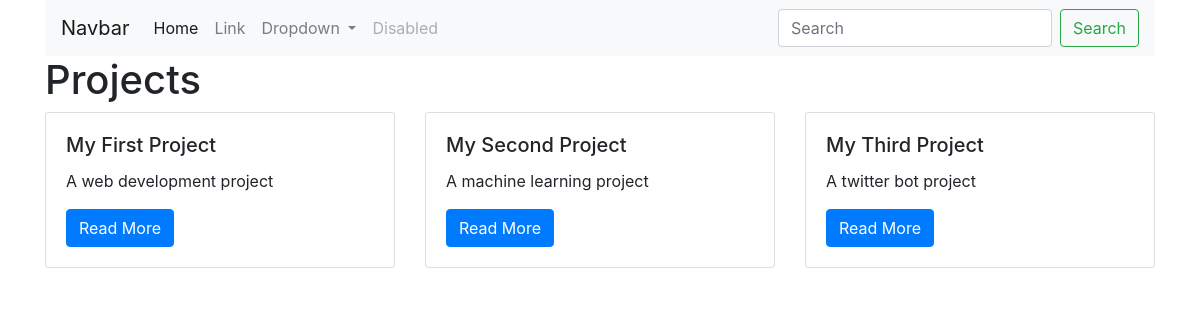
/projects/, run on the app's committed database.
### projects/models.py (models this page shows, shortened)
class Project(models.Model):
    title=models.CharField(max_length=100)
    description=models.TextField()
    technology=models.TextField()
    image=models.FilePathField(path="/img")

### projects/views.py (the view)
# urls.py: path('',views.project_index,name='project_index'),
def project_index(request):
    projects=Project.objects.all()
    context={
    'projects':projects
    }
    return render(request,'index.html',context)

### projects/templates/projects/index.html (shortened to what this page needs)
{% extends "base.html" %}
{% load static %}
{% block content%}
<h1>Projects</h1>
<div class="row">
  {% for project in projects %}
  <div class="col-md-4">
    <div class="card mb-2">
      <div class="card-body">
        <h5 class="card-title">{{project.title}}</h5>
        <p class="card-text">{{project.description}}</p>
        <a href="{% url 'project_detail' project.pk %}" class="btn btn-primary">Read More</a>
      </div>
    </div>
  </div>
  {% endfor %}
</div>
{% endblock %}

### data on the page
Project: title "My First Project", description "A web development project"
Project: title "My Second Project", description "A machine learning project"
Project: title "My Third Project", description "A twitter bot project"
